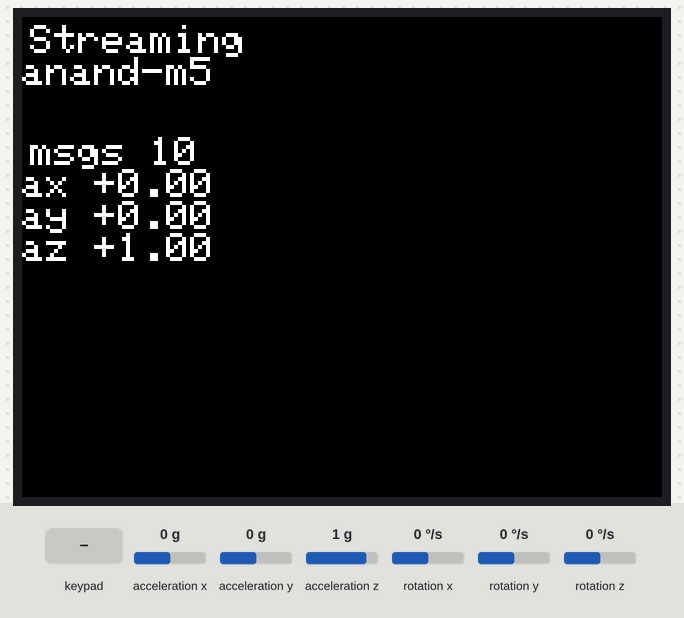
Bench run of a sketch on a simulated ESP32. On the bench: 320×240 colour display. Inputs (shaded band) come from the test bench; at power-on: acceleration x 0 g, acceleration y 0 g, acceleration z 1 g, rotation x 0 °/s, rotation y 0 °/s, rotation z 0 °/s. WiFi joins after 1.5 s; servers stay silent unless stated; no MQTT or app messages arrive unless stated.

Above: at 3.1 s.
3.2 s: acceleration x set to -1.4 g
At 4.7 s:
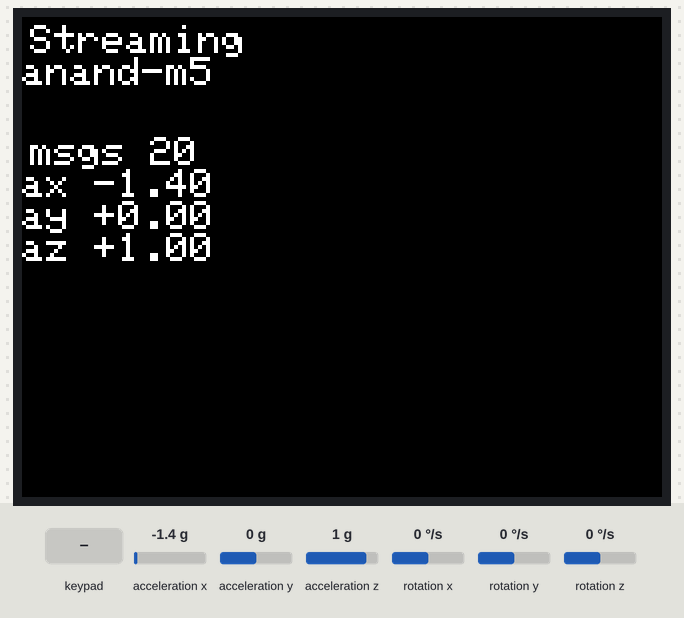
6.2 s: acceleration y set to -1.4 g
At 7.7 s:
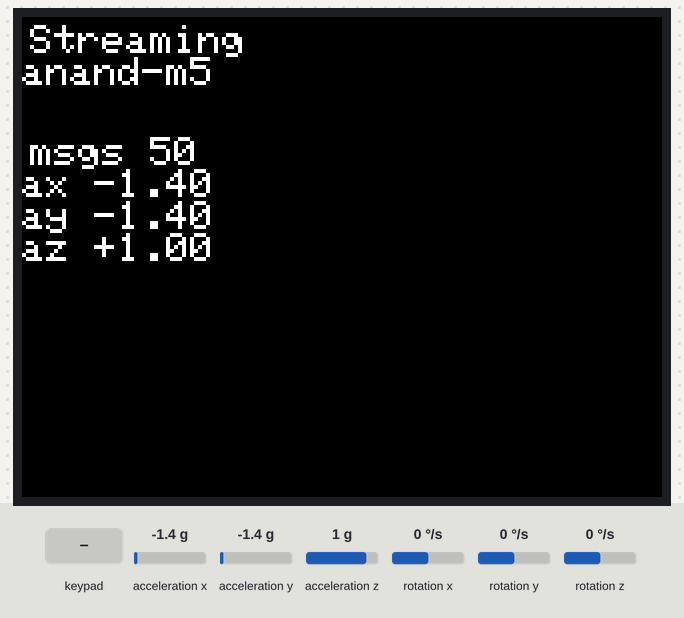
9.2 s: acceleration z set to -1.4 g
At 10.7 s:
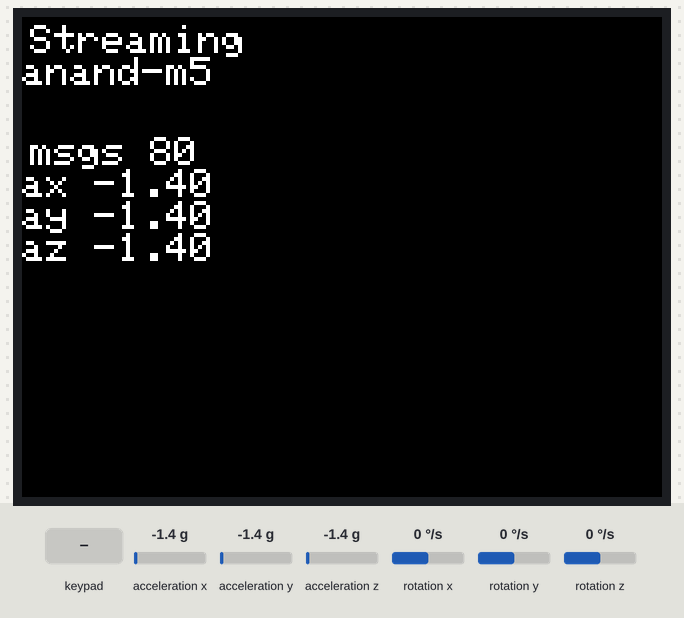
12.2 s: key 'B' pressed
At 14.8 s:
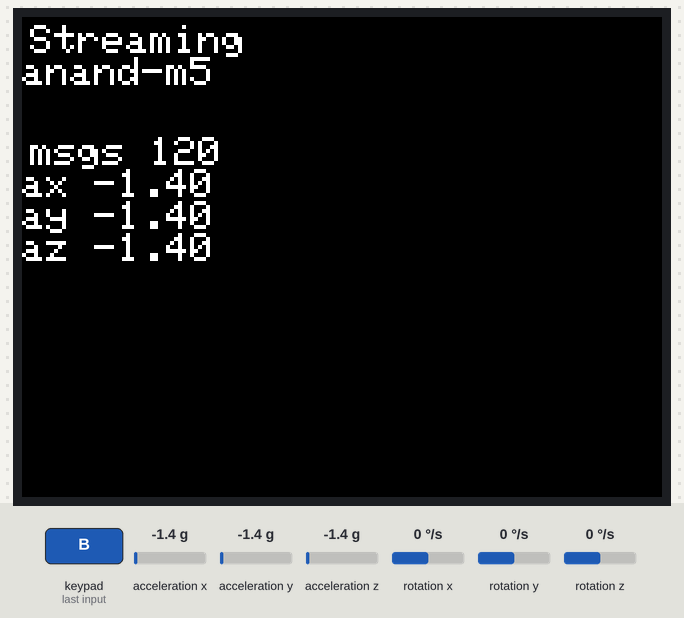
15.2 s: acceleration x set to -0.8 g
At 16.8 s:
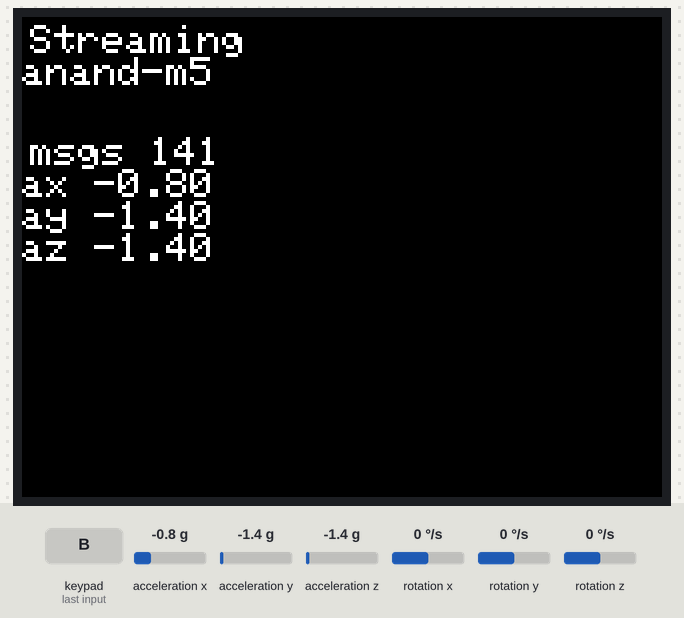
Timing chart, 0 to 18.3 s (numbered marks = the images above; inputs shaded):
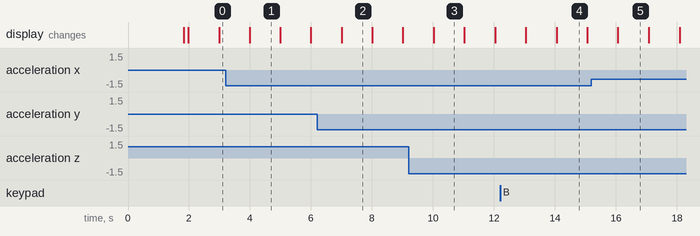

The sketch:

m5core2_imu_stream.ino
```cpp
// M5Stack IMU -> Wi-Fi -> MQTT -> the flight-twin web page
//
// Samples the IMU 100 times a second and publishes 10 samples per message (10 messages a second) to
//   ifm-met/iiot/m5/<DEVICE_ID>/imu      payload: "ax,ay,az,gx,gy,gz;ax,ay,..."  (accel in g, gyro in deg/s)
//   ifm-met/iiot/m5/<DEVICE_ID>/status   "online" / "offline" (retained, offline is the last will)
// Button A publishes "zero" on .../cmd so the page re-levels the plane.
//
// Core2 version: libraries M5Core2 (by M5Stack) and PubSubClient (by Nick O'Leary). Board: M5Core2.
// For other M5Stack models use m5_imu_stream (M5Unified).
// Wi-Fi must be plain WPA2 with a password (a phone hotspot is ideal; eduroam will not work).

#include <M5Core2.h>
#include <WiFi.h>
#include <PubSubClient.h>

// ---- edit these three lines ----
const char* WIFI_SSID = "YOUR_WIFI_NAME";
const char* WIFI_PASS = "YOUR_WIFI_PASSWORD";
const char* DEVICE_ID = "anand-m5";            // must match ?id= on the page (default anand-m5)
// --------------------------------

const char* BROKER = "broker.hivemq.com";      // free public MQTT broker; the page connects to it over WebSockets
const uint16_t PORT = 1883;

WiFiClient net;
PubSubClient mqtt(net);
char tImu[64], tStatus[64], tCmd[64];
char buf[900];
int nBuf = 0, nSamples = 0;
uint32_t next = 0, sent = 0, lastScreen = 0;

void show(const char* line1, const char* line2 = "") {
  M5.Lcd.fillScreen(TFT_BLACK);
  M5.Lcd.setCursor(4, 4);
  M5.Lcd.println(line1);
  M5.Lcd.println(line2);
}

void ensureWifi() {
  if (WiFi.status() == WL_CONNECTED) return;
  show("Wi-Fi...", WIFI_SSID);
  WiFi.mode(WIFI_STA);
  WiFi.begin(WIFI_SSID, WIFI_PASS);
  uint32_t t = millis();
  while (WiFi.status() != WL_CONNECTED && millis() - t < 20000) delay(250);
}

void ensureMqtt() {
  if (mqtt.connected()) return;
  ensureWifi();
  if (WiFi.status() != WL_CONNECTED) { show("No Wi-Fi", "check SSID/pass"); delay(2000); return; }
  show("MQTT...", BROKER);
  String cid = String("m5-") + DEVICE_ID + "-" + String((uint32_t)ESP.getEfuseMac(), HEX);
  if (mqtt.connect(cid.c_str(), tStatus, 0, true, "offline")) {
    mqtt.publish(tStatus, "online", true);
    show("Streaming", DEVICE_ID);
  } else {
    show("MQTT failed", "retrying");
    delay(2000);
  }
}

void setup() {
  M5.begin();        // LCD, power, touch buttons, serial
  M5.IMU.Init();
  M5.Lcd.setTextSize(2);
  snprintf(tImu, sizeof tImu, "ifm-met/iiot/m5/%s/imu", DEVICE_ID);
  snprintf(tStatus, sizeof tStatus, "ifm-met/iiot/m5/%s/status", DEVICE_ID);
  snprintf(tCmd, sizeof tCmd, "ifm-met/iiot/m5/%s/cmd", DEVICE_ID);
  mqtt.setServer(BROKER, PORT);
  mqtt.setBufferSize(1024);
  mqtt.setKeepAlive(15);
  ensureMqtt();
  next = micros();
}

void loop() {
  if (!mqtt.connected()) { ensureMqtt(); next = micros(); nBuf = nSamples = 0; return; }
  mqtt.loop();
  M5.update();
  if (M5.BtnA.wasPressed()) mqtt.publish(tCmd, "zero");

  if ((int32_t)(micros() - next) < 0) return;
  next += 10000;                                   // 100 Hz
  float ax, ay, az, gx, gy, gz;
  M5.IMU.getAccelData(&ax, &ay, &az);
  M5.IMU.getGyroData(&gx, &gy, &gz);
  nBuf += snprintf(buf + nBuf, sizeof(buf) - nBuf, "%s%.3f,%.3f,%.3f,%.1f,%.1f,%.1f",
                   nSamples ? ";" : "", ax, ay, az, gx, gy, gz);
  if (++nSamples >= 10) {
    mqtt.publish(tImu, buf);
    nBuf = nSamples = 0; sent++;
  }
  if (millis() - lastScreen > 1000) {
    lastScreen = millis();
    M5.Lcd.setCursor(4, 60);
    M5.Lcd.printf("msgs %lu  \nax %+.2f  \nay %+.2f  \naz %+.2f  ", (unsigned long)sent, ax, ay, az);
  }
}
```

Measured:
- what the display in image 4 shows lasts 1.0 s, from 14.1 s to 15.1 s
